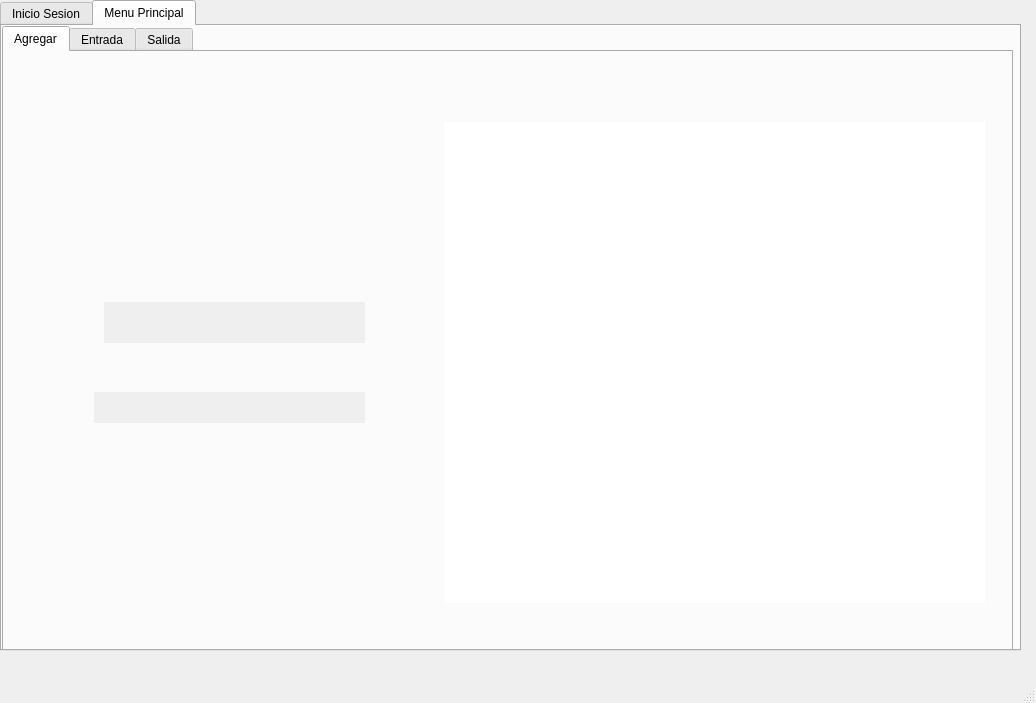
<?xml version="1.0" encoding="UTF-8"?>
<ui version="4.0">
 <class>cframe</class>
 <widget class="QMainWindow" name="cframe">
  <property name="geometry">
   <rect>
    <x>0</x>
    <y>0</y>
    <width>1036</width>
    <height>703</height>
   </rect>
  </property>
  <property name="windowTitle">
   <string>cframe</string>
  </property>
  <widget class="QWidget" name="centralwidget">
   <widget class="QTabWidget" name="tabCentral">
    <property name="geometry">
     <rect>
      <x>0</x>
      <y>0</y>
      <width>1021</width>
      <height>651</height>
     </rect>
    </property>
    <property name="minimumSize">
     <size>
      <width>1011</width>
      <height>0</height>
     </size>
    </property>
    <property name="layoutDirection">
     <enum>Qt::LeftToRight</enum>
    </property>
    <property name="currentIndex">
     <number>1</number>
    </property>
    <widget class="QWidget" name="InicioSesion_Tab">
     <attribute name="title">
      <string>Inicio Sesion</string>
     </attribute>
     <widget class="QLabel" name="imagenfondo">
      <property name="geometry">
       <rect>
        <x>0</x>
        <y>0</y>
        <width>1001</width>
        <height>601</height>
       </rect>
      </property>
      <property name="text">
       <string/>
      </property>
      <property name="pixmap">
       <pixmap>Imagenes/Untitled design (9).png</pixmap>
      </property>
      <property name="scaledContents">
       <bool>false</bool>
      </property>
     </widget>
     <widget class="QLineEdit" name="txtusuario">
      <property name="geometry">
       <rect>
        <x>90</x>
        <y>270</y>
        <width>261</width>
        <height>31</height>
       </rect>
      </property>
      <property name="palette">
       <palette>
        <active>
         <colorrole role="Base">
          <brush brushstyle="SolidPattern">
           <color alpha="255">
            <red>239</red>
            <green>239</green>
            <blue>239</blue>
           </color>
          </brush>
         </colorrole>
        </active>
        <inactive>
         <colorrole role="Base">
          <brush brushstyle="SolidPattern">
           <color alpha="255">
            <red>239</red>
            <green>239</green>
            <blue>239</blue>
           </color>
          </brush>
         </colorrole>
        </inactive>
        <disabled>
         <colorrole role="Base">
          <brush brushstyle="SolidPattern">
           <color alpha="255">
            <red>240</red>
            <green>240</green>
            <blue>240</blue>
           </color>
          </brush>
         </colorrole>
        </disabled>
       </palette>
      </property>
      <property name="autoFillBackground">
       <bool>false</bool>
      </property>
      <property name="frame">
       <bool>false</bool>
      </property>
      <property name="clearButtonEnabled">
       <bool>false</bool>
      </property>
     </widget>
     <widget class="QLineEdit" name="txcontrasea">
      <property name="geometry">
       <rect>
        <x>90</x>
        <y>350</y>
        <width>261</width>
        <height>41</height>
       </rect>
      </property>
      <property name="palette">
       <palette>
        <active>
         <colorrole role="Base">
          <brush brushstyle="SolidPattern">
           <color alpha="255">
            <red>239</red>
            <green>239</green>
            <blue>239</blue>
           </color>
          </brush>
         </colorrole>
        </active>
        <inactive>
         <colorrole role="Base">
          <brush brushstyle="SolidPattern">
           <color alpha="255">
            <red>239</red>
            <green>239</green>
            <blue>239</blue>
           </color>
          </brush>
         </colorrole>
        </inactive>
        <disabled>
         <colorrole role="Base">
          <brush brushstyle="SolidPattern">
           <color alpha="255">
            <red>240</red>
            <green>240</green>
            <blue>240</blue>
           </color>
          </brush>
         </colorrole>
        </disabled>
       </palette>
      </property>
      <property name="autoFillBackground">
       <bool>false</bool>
      </property>
      <property name="frame">
       <bool>false</bool>
      </property>
      <property name="clearButtonEnabled">
       <bool>false</bool>
      </property>
     </widget>
     <widget class="QPushButton" name="botonlogearse">
      <property name="geometry">
       <rect>
        <x>90</x>
        <y>440</y>
        <width>271</width>
        <height>41</height>
       </rect>
      </property>
      <property name="text">
       <string/>
      </property>
      <property name="flat">
       <bool>true</bool>
      </property>
     </widget>
    </widget>
    <widget class="QWidget" name="MenuPrin_Tab">
     <attribute name="title">
      <string>Menu Principal</string>
     </attribute>
     <widget class="QTabWidget" name="TabIngresar">
      <property name="geometry">
       <rect>
        <x>0</x>
        <y>0</y>
        <width>1011</width>
        <height>631</height>
       </rect>
      </property>
      <property name="focusPolicy">
       <enum>Qt::TabFocus</enum>
      </property>
      <property name="layoutDirection">
       <enum>Qt::LeftToRight</enum>
      </property>
      <property name="currentIndex">
       <number>0</number>
      </property>
      <widget class="QWidget" name="tab_4">
       <attribute name="title">
        <string>Agregar</string>
       </attribute>
       <widget class="QLineEdit" name="CodigoAgregar">
        <property name="geometry">
         <rect>
          <x>90</x>
          <y>340</y>
          <width>271</width>
          <height>31</height>
         </rect>
        </property>
        <property name="palette">
         <palette>
          <active>
           <colorrole role="Base">
            <brush brushstyle="SolidPattern">
             <color alpha="255">
              <red>239</red>
              <green>239</green>
              <blue>239</blue>
             </color>
            </brush>
           </colorrole>
          </active>
          <inactive>
           <colorrole role="Base">
            <brush brushstyle="SolidPattern">
             <color alpha="255">
              <red>239</red>
              <green>239</green>
              <blue>239</blue>
             </color>
            </brush>
           </colorrole>
          </inactive>
          <disabled>
           <colorrole role="Base">
            <brush brushstyle="SolidPattern">
             <color alpha="255">
              <red>240</red>
              <green>240</green>
              <blue>240</blue>
             </color>
            </brush>
           </colorrole>
          </disabled>
         </palette>
        </property>
        <property name="frame">
         <bool>false</bool>
        </property>
       </widget>
       <widget class="QLineEdit" name="NombreAgregar">
        <property name="geometry">
         <rect>
          <x>100</x>
          <y>250</y>
          <width>261</width>
          <height>41</height>
         </rect>
        </property>
        <property name="palette">
         <palette>
          <active>
           <colorrole role="Base">
            <brush brushstyle="SolidPattern">
             <color alpha="255">
              <red>239</red>
              <green>239</green>
              <blue>239</blue>
             </color>
            </brush>
           </colorrole>
          </active>
          <inactive>
           <colorrole role="Base">
            <brush brushstyle="SolidPattern">
             <color alpha="255">
              <red>239</red>
              <green>239</green>
              <blue>239</blue>
             </color>
            </brush>
           </colorrole>
          </inactive>
          <disabled>
           <colorrole role="Base">
            <brush brushstyle="SolidPattern">
             <color alpha="255">
              <red>240</red>
              <green>240</green>
              <blue>240</blue>
             </color>
            </brush>
           </colorrole>
          </disabled>
         </palette>
        </property>
        <property name="frame">
         <bool>false</bool>
        </property>
       </widget>
       <widget class="QPushButton" name="AgregarProducto">
        <property name="geometry">
         <rect>
          <x>99</x>
          <y>430</y>
          <width>261</width>
          <height>41</height>
         </rect>
        </property>
        <property name="text">
         <string/>
        </property>
        <property name="flat">
         <bool>true</bool>
        </property>
       </widget>
       <widget class="QLabel" name="label_2">
        <property name="geometry">
         <rect>
          <x>0</x>
          <y>0</y>
          <width>1001</width>
          <height>571</height>
         </rect>
        </property>
        <property name="text">
         <string/>
        </property>
        <property name="pixmap">
         <pixmap>Imagenes/íewnr9n(1).png</pixmap>
        </property>
       </widget>
       <widget class="QTableWidget" name="TableInventario">
        <property name="geometry">
         <rect>
          <x>440</x>
          <y>70</y>
          <width>541</width>
          <height>481</height>
         </rect>
        </property>
        <property name="frameShape">
         <enum>QFrame::NoFrame</enum>
        </property>
       </widget>
       <widget class="QPushButton" name="CerrarSesion">
        <property name="geometry">
         <rect>
          <x>930</x>
          <y>10</y>
          <width>51</width>
          <height>41</height>
         </rect>
        </property>
        <property name="text">
         <string/>
        </property>
        <property name="flat">
         <bool>true</bool>
        </property>
       </widget>
       <zorder>label_2</zorder>
       <zorder>CodigoAgregar</zorder>
       <zorder>NombreAgregar</zorder>
       <zorder>AgregarProducto</zorder>
       <zorder>TableInventario</zorder>
       <zorder>CerrarSesion</zorder>
      </widget>
      <widget class="QWidget" name="tab_2">
       <attribute name="title">
        <string>Entrada</string>
       </attribute>
       <widget class="QLineEdit" name="NombreRemitente">
        <property name="geometry">
         <rect>
          <x>80</x>
          <y>180</y>
          <width>291</width>
          <height>31</height>
         </rect>
        </property>
        <property name="palette">
         <palette>
          <active>
           <colorrole role="Base">
            <brush brushstyle="SolidPattern">
             <color alpha="255">
              <red>239</red>
              <green>239</green>
              <blue>239</blue>
             </color>
            </brush>
           </colorrole>
          </active>
          <inactive>
           <colorrole role="Base">
            <brush brushstyle="SolidPattern">
             <color alpha="255">
              <red>239</red>
              <green>239</green>
              <blue>239</blue>
             </color>
            </brush>
           </colorrole>
          </inactive>
          <disabled>
           <colorrole role="Base">
            <brush brushstyle="SolidPattern">
             <color alpha="255">
              <red>240</red>
              <green>240</green>
              <blue>240</blue>
             </color>
            </brush>
           </colorrole>
          </disabled>
         </palette>
        </property>
        <property name="frame">
         <bool>false</bool>
        </property>
       </widget>
       <widget class="QLineEdit" name="ResponsableEntrada">
        <property name="geometry">
         <rect>
          <x>80</x>
          <y>120</y>
          <width>291</width>
          <height>31</height>
         </rect>
        </property>
        <property name="palette">
         <palette>
          <active>
           <colorrole role="Base">
            <brush brushstyle="SolidPattern">
             <color alpha="255">
              <red>239</red>
              <green>239</green>
              <blue>239</blue>
             </color>
            </brush>
           </colorrole>
          </active>
          <inactive>
           <colorrole role="Base">
            <brush brushstyle="SolidPattern">
             <color alpha="255">
              <red>239</red>
              <green>239</green>
              <blue>239</blue>
             </color>
            </brush>
           </colorrole>
          </inactive>
          <disabled>
           <colorrole role="Base">
            <brush brushstyle="SolidPattern">
             <color alpha="255">
              <red>240</red>
              <green>240</green>
              <blue>240</blue>
             </color>
            </brush>
           </colorrole>
          </disabled>
         </palette>
        </property>
        <property name="frame">
         <bool>false</bool>
        </property>
       </widget>
       <widget class="QSpinBox" name="cantidadentrada">
        <property name="geometry">
         <rect>
          <x>430</x>
          <y>180</y>
          <width>71</width>
          <height>41</height>
         </rect>
        </property>
        <property name="minimum">
         <number>1</number>
        </property>
       </widget>
       <widget class="QLabel" name="label_9">
        <property name="geometry">
         <rect>
          <x>300</x>
          <y>10</y>
          <width>271</width>
          <height>16</height>
         </rect>
        </property>
        <property name="text">
         <string>Codigo</string>
        </property>
       </widget>
       <widget class="QLineEdit" name="CodigoEntrada">
        <property name="geometry">
         <rect>
          <x>440</x>
          <y>120</y>
          <width>281</width>
          <height>31</height>
         </rect>
        </property>
        <property name="palette">
         <palette>
          <active>
           <colorrole role="Base">
            <brush brushstyle="SolidPattern">
             <color alpha="255">
              <red>239</red>
              <green>239</green>
              <blue>239</blue>
             </color>
            </brush>
           </colorrole>
          </active>
          <inactive>
           <colorrole role="Base">
            <brush brushstyle="SolidPattern">
             <color alpha="255">
              <red>239</red>
              <green>239</green>
              <blue>239</blue>
             </color>
            </brush>
           </colorrole>
          </inactive>
          <disabled>
           <colorrole role="Base">
            <brush brushstyle="SolidPattern">
             <color alpha="255">
              <red>240</red>
              <green>240</green>
              <blue>240</blue>
             </color>
            </brush>
           </colorrole>
          </disabled>
         </palette>
        </property>
        <property name="frame">
         <bool>false</bool>
        </property>
       </widget>
       <widget class="QPushButton" name="pushButton">
        <property name="geometry">
         <rect>
          <x>790</x>
          <y>110</y>
          <width>151</width>
          <height>91</height>
         </rect>
        </property>
        <property name="text">
         <string/>
        </property>
        <property name="flat">
         <bool>true</bool>
        </property>
       </widget>
       <widget class="QTableWidget" name="TablesEntradas">
        <property name="geometry">
         <rect>
          <x>50</x>
          <y>260</y>
          <width>921</width>
          <height>271</height>
         </rect>
        </property>
        <property name="frameShape">
         <enum>QFrame::NoFrame</enum>
        </property>
       </widget>
       <widget class="QLabel" name="label_3">
        <property name="geometry">
         <rect>
          <x>0</x>
          <y>0</y>
          <width>1001</width>
          <height>581</height>
         </rect>
        </property>
        <property name="text">
         <string/>
        </property>
        <property name="pixmap">
         <pixmap>Imagenes/ierbu (8).png</pixmap>
        </property>
       </widget>
       <widget class="QPushButton" name="CerrarSesion_2">
        <property name="geometry">
         <rect>
          <x>930</x>
          <y>10</y>
          <width>51</width>
          <height>41</height>
         </rect>
        </property>
        <property name="text">
         <string/>
        </property>
        <property name="flat">
         <bool>true</bool>
        </property>
       </widget>
       <zorder>label_3</zorder>
       <zorder>NombreRemitente</zorder>
       <zorder>ResponsableEntrada</zorder>
       <zorder>cantidadentrada</zorder>
       <zorder>label_9</zorder>
       <zorder>CodigoEntrada</zorder>
       <zorder>TablesEntradas</zorder>
       <zorder>pushButton</zorder>
       <zorder>CerrarSesion_2</zorder>
      </widget>
      <widget class="QWidget" name="tab_3">
       <attribute name="title">
        <string>Salida</string>
       </attribute>
       <widget class="QLineEdit" name="RecibioSalida">
        <property name="geometry">
         <rect>
          <x>80</x>
          <y>180</y>
          <width>291</width>
          <height>31</height>
         </rect>
        </property>
        <property name="palette">
         <palette>
          <active>
           <colorrole role="Base">
            <brush brushstyle="SolidPattern">
             <color alpha="255">
              <red>239</red>
              <green>239</green>
              <blue>239</blue>
             </color>
            </brush>
           </colorrole>
          </active>
          <inactive>
           <colorrole role="Base">
            <brush brushstyle="SolidPattern">
             <color alpha="255">
              <red>239</red>
              <green>239</green>
              <blue>239</blue>
             </color>
            </brush>
           </colorrole>
          </inactive>
          <disabled>
           <colorrole role="Base">
            <brush brushstyle="SolidPattern">
             <color alpha="255">
              <red>240</red>
              <green>240</green>
              <blue>240</blue>
             </color>
            </brush>
           </colorrole>
          </disabled>
         </palette>
        </property>
        <property name="frame">
         <bool>false</bool>
        </property>
       </widget>
       <widget class="QLineEdit" name="CodigoSalida">
        <property name="geometry">
         <rect>
          <x>440</x>
          <y>120</y>
          <width>281</width>
          <height>31</height>
         </rect>
        </property>
        <property name="palette">
         <palette>
          <active>
           <colorrole role="Base">
            <brush brushstyle="SolidPattern">
             <color alpha="255">
              <red>239</red>
              <green>239</green>
              <blue>239</blue>
             </color>
            </brush>
           </colorrole>
          </active>
          <inactive>
           <colorrole role="Base">
            <brush brushstyle="SolidPattern">
             <color alpha="255">
              <red>239</red>
              <green>239</green>
              <blue>239</blue>
             </color>
            </brush>
           </colorrole>
          </inactive>
          <disabled>
           <colorrole role="Base">
            <brush brushstyle="SolidPattern">
             <color alpha="255">
              <red>240</red>
              <green>240</green>
              <blue>240</blue>
             </color>
            </brush>
           </colorrole>
          </disabled>
         </palette>
        </property>
        <property name="frame">
         <bool>false</bool>
        </property>
       </widget>
       <widget class="QSpinBox" name="CantidadSalida">
        <property name="geometry">
         <rect>
          <x>430</x>
          <y>180</y>
          <width>71</width>
          <height>41</height>
         </rect>
        </property>
        <property name="minimum">
         <number>1</number>
        </property>
       </widget>
       <widget class="QLabel" name="label_21">
        <property name="geometry">
         <rect>
          <x>300</x>
          <y>20</y>
          <width>271</width>
          <height>16</height>
         </rect>
        </property>
        <property name="text">
         <string>Codigo del producto</string>
        </property>
       </widget>
       <widget class="QLineEdit" name="ResponsableSalida">
        <property name="geometry">
         <rect>
          <x>80</x>
          <y>123</y>
          <width>291</width>
          <height>31</height>
         </rect>
        </property>
        <property name="palette">
         <palette>
          <active>
           <colorrole role="Base">
            <brush brushstyle="SolidPattern">
             <color alpha="255">
              <red>239</red>
              <green>239</green>
              <blue>239</blue>
             </color>
            </brush>
           </colorrole>
          </active>
          <inactive>
           <colorrole role="Base">
            <brush brushstyle="SolidPattern">
             <color alpha="255">
              <red>239</red>
              <green>239</green>
              <blue>239</blue>
             </color>
            </brush>
           </colorrole>
          </inactive>
          <disabled>
           <colorrole role="Base">
            <brush brushstyle="SolidPattern">
             <color alpha="255">
              <red>240</red>
              <green>240</green>
              <blue>240</blue>
             </color>
            </brush>
           </colorrole>
          </disabled>
         </palette>
        </property>
        <property name="frame">
         <bool>false</bool>
        </property>
       </widget>
       <widget class="QLabel" name="label_22">
        <property name="geometry">
         <rect>
          <x>10</x>
          <y>20</y>
          <width>271</width>
          <height>16</height>
         </rect>
        </property>
        <property name="text">
         <string>Responsable de bodega</string>
        </property>
       </widget>
       <widget class="QPushButton" name="Btn_restar">
        <property name="geometry">
         <rect>
          <x>780</x>
          <y>100</y>
          <width>161</width>
          <height>101</height>
         </rect>
        </property>
        <property name="text">
         <string/>
        </property>
        <property name="flat">
         <bool>true</bool>
        </property>
       </widget>
       <widget class="QLabel" name="label_4">
        <property name="geometry">
         <rect>
          <x>0</x>
          <y>0</y>
          <width>1001</width>
          <height>581</height>
         </rect>
        </property>
        <property name="text">
         <string/>
        </property>
        <property name="pixmap">
         <pixmap>Imagenes/ierbu (6).png</pixmap>
        </property>
       </widget>
       <widget class="QTableWidget" name="TablesEntradas_2">
        <property name="geometry">
         <rect>
          <x>50</x>
          <y>260</y>
          <width>921</width>
          <height>261</height>
         </rect>
        </property>
        <property name="frameShape">
         <enum>QFrame::NoFrame</enum>
        </property>
       </widget>
       <widget class="QPushButton" name="CerrarSesion_3">
        <property name="geometry">
         <rect>
          <x>930</x>
          <y>10</y>
          <width>51</width>
          <height>41</height>
         </rect>
        </property>
        <property name="text">
         <string/>
        </property>
        <property name="flat">
         <bool>true</bool>
        </property>
       </widget>
       <zorder>label_4</zorder>
       <zorder>RecibioSalida</zorder>
       <zorder>CodigoSalida</zorder>
       <zorder>CantidadSalida</zorder>
       <zorder>label_21</zorder>
       <zorder>ResponsableSalida</zorder>
       <zorder>label_22</zorder>
       <zorder>Btn_restar</zorder>
       <zorder>TablesEntradas_2</zorder>
       <zorder>CerrarSesion_3</zorder>
      </widget>
     </widget>
    </widget>
   </widget>
  </widget>
  <widget class="QStatusBar" name="statusbar"/>
  <widget class="QMenuBar" name="menubar">
   <property name="geometry">
    <rect>
     <x>0</x>
     <y>0</y>
     <width>1036</width>
     <height>25</height>
    </rect>
   </property>
  </widget>
 </widget>
 <resources/>
 <connections/>
</ui>
